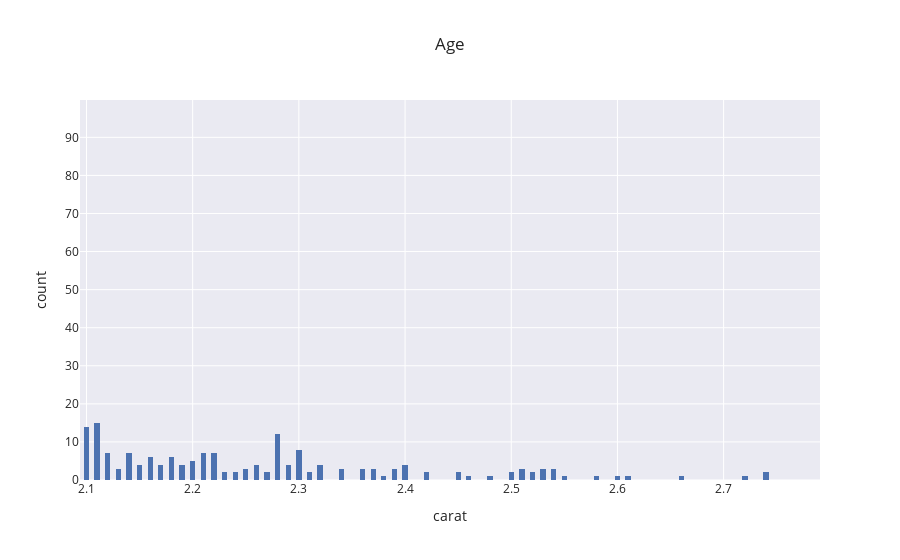

Notebook cell for this chart:
### Code cell
fig=px.histogram(PROBA, x='carat',nbins=1000,template='seaborn',title='Age',barmode='group')
fig.show()

### Figure 1 — Plotly figure (JSON) as saved in the notebook; plotly's stock layout.template omitted (floating-point values rounded to 4 significant figures; data arrays with more than 128 entries replaced by an {"elided": "..."} marker saying what was removed)
{"data": [{"alignmentgroup": "True", "bingroup": "x", "hovertemplate": "carat=%{x}<br>count=%{y}<extra></extra>", "legendgroup": "", "marker": {"color": "rgb(76,114,176)"}, "name": "", "nbinsx": 1000, "offsetgroup": "", "orientation": "v", "showlegend": false, "type": "histogram", "x": {"elided": "13485 float values"}, "xaxis": "x", "yaxis": "y"}], "layout": {"autosize": true, "barmode": "group", "legend": {"tracegroupgap": 0}, "title": {"text": "Age"}, "xaxis": {"anchor": "y", "autorange": false, "domain": [0, 1], "range": [2.094, 2.791], "title": {"text": "carat"}, "type": "linear"}, "yaxis": {"anchor": "x", "autorange": false, "domain": [0, 1], "range": [0, 99.81], "title": {"text": "count"}}}}
